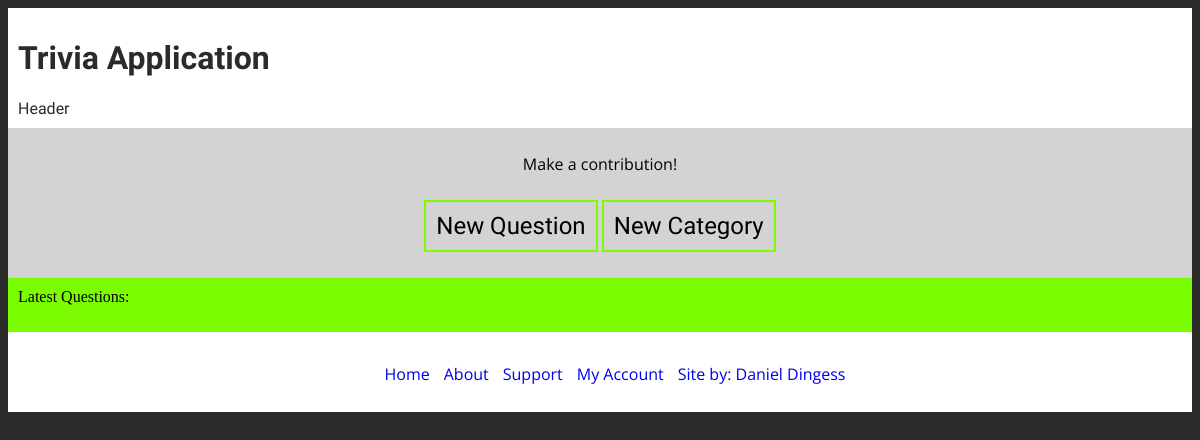
The page /trivia/base/ on the database as committed earlier.
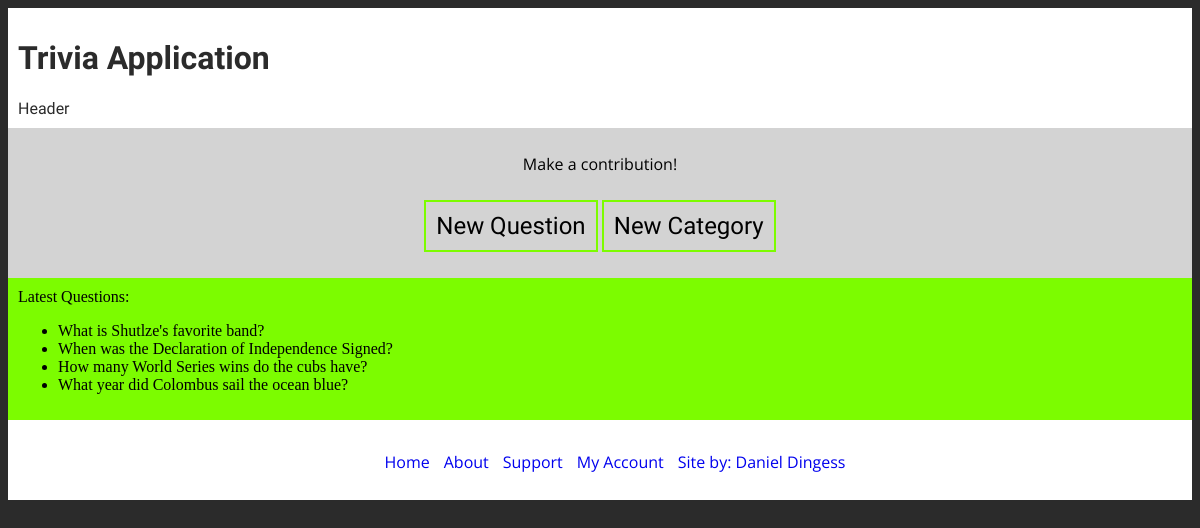
The same page on the database as committed later.
### trivia/models.py (models this page shows, shortened)
class Question(models.Model):
    question_text = models.CharField(max_length=255)
    answer_text = models.CharField(max_length=255)
    question_category = models.ForeignKey(Category, on_delete=models.CASCADE)
    class Meta:
        unique_together = ["question_text", "answer_text", "question_category"]

### trivia/views.py (the view)
def last_ten_questions(request):
    questions = Question.objects.all()  # .order_by('-id')[:10][::-1]
    return render(request, 'trivia/base.html', {'questions': questions})

### trivia/custom_context.py (called while the page is built)
def last_ten(request):
    last_10_list = Question.objects.all()
    return {'last_10_list': last_10_list}

### trivia/templates/trivia/base.html (shortened to what this page needs)
{% load static %}
<!DOCTYPE html>
<html lang="en">
<head>
    <link rel="stylesheet" href="{% static 'trivia/style.css' %}">
</head>
<div class="page-header">
    <h1>Trivia Application</h1>
    Header
</div>
<body>
</body>
<div class="create-new-container">
    Make a contribution!
    <div class="button-wrapper">
        <a href="../manage/">
            <button>New Question</button>
        </a>
        <a href="../new_cat/">
            <button>New Category</button>
        </a>
    </div>
</div>
<div class="last-ten-container">
        Latest Questions:
    <ul>
        {% for q in last_10_list %}
        <li>{{ q.question_text }}</li>
        {% endfor %}
    </ul>
</div>
<div class="page-footer">
    <div class="wrapper">
        <ul class="footer-list">
            <li><a href="#">Home</a></li>
            <li><a href="#">About</a></li>
            <li><a href="#">Support</a></li>
            <li><a href="#">My Account</a></li>
            <li><a href="#">Site by: Daniel Dingess</a></li>
        </ul>
    </div>
</div>
</html>

### trivia/static/trivia/style.css (style rules this page uses)
html { background: #2b2b2b; margin: auto 0; padding: 0; }
.page-header { height: 100px; background-color: white; padding: 10px; color: #2b2b2b; font-family: "Pathway Gothic One", sans-serif; }
.page-footer { font-family: "Pathway Gothic One", sans-serif; bottom: 0; background: white; height: 50px; padding: 15px; color: #2b2b2b; }
a { text-decoration: none; }
.wrapper { text-align:center; }
.footer-list li { text-decoration: none; display: inline-block; padding-bottom: 15px; padding-right: 10px; font-family: "Open Sans",serif; right: 0; }
.create-new-container { min-height: 100px; padding: 25px; text-align: center; background: lightgrey; font-family: "Open Sans", sans-serif; }
.create-new-container .button-wrapper { margin-top: 25px; }
.create-new-container button { margin: 0 auto; padding: 10px; font-size: 24px; font-family: "Pathway Gothic One", sans-serif; display: inline-block; border-radius: 0; box-shadow: 0; background-color: lightgrey; border: 2px solid lawngreen; }
.last-ten-container { background: lawngreen; margin: 0 auto; padding: 10px; }

Rows that differ between the two databases and show on the page:
added Question: question_text "What is Shutlze's favorite band?"
added Question: question_text "When was the Declaration of Independence Signed?"
added Question: question_text "How many World Series wins do the cubs have?"
added Question: question_text "What year did Colombus sail the ocean blue?"
